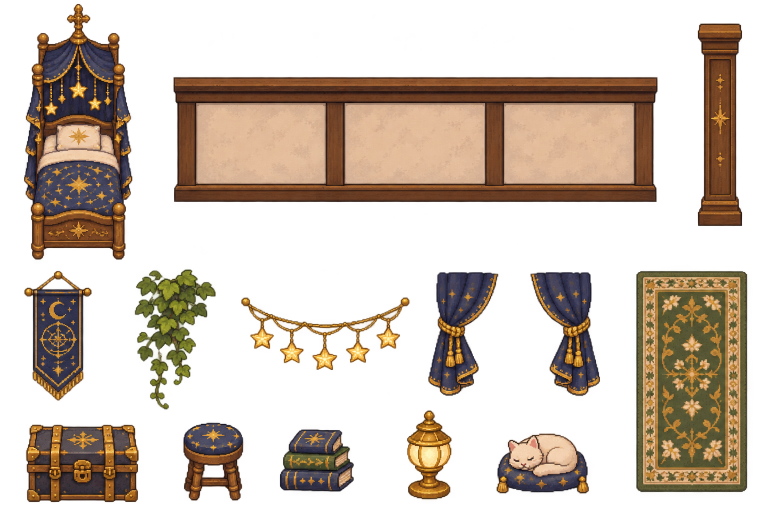
#> input picture Art/CampusGrid/source/room-dorm-fix-decor-original.png, 1536 x 1024 px (shown at 1/2 size)
$ python build_room_decor.py
#> lines starting #> are read from the running program, lines starting #| are printed output that depends on the picture; after the words box and inside, x2 and y2 are one past the last pixel; in counts of white or black regions, pixels touching at a corner belong together
### Art/CampusGrid/build_grid.py
"""Build 32 px terrain tiles and whole-object Unity sprites."""

import argparse
import base64
import hashlib
import io
import json
import re
import sys
from pathlib import Path

from PIL import Image, ImageDraw, ImageOps
from pixel_pipeline.cli import check_image, grid_atlas, save_json
from pixel_pipeline.normal import normal_map, pack_normal_atlas

TILE = 32
ROOT = Path(__file__).resolve().parent
UNITY = ROOT.parents[1] / "Assets/MagicCampus/CampusGrid"
sys.path.insert(0, str(ROOT.parent))
from sprite_grid import pack_frames
from unity_sprite_sheet import write_sprite_meta


def pixelize(image, size, colors=None):
    image = image.convert("RGBA").resize(size, Image.Resampling.BOX)
    alpha = image.getchannel("A").point(lambda value: 255 if value >= 128 else 0)
    if colors is not None:
        if type(colors) is not int or not 2 <= colors <= 256:
            raise ValueError("colors must be an integer in 2..256")
        image = image.convert("RGB").quantize(colors=colors, dither=Image.Dither.NONE).convert("RGBA")
    image.putalpha(alpha)
    return Image.composite(image, Image.new("RGBA", size), alpha)


def write_bytes(path, data):
    if not path.exists() or path.read_bytes() != data:
        path.parent.mkdir(parents=True, exist_ok=True)
        pending = path.with_name(path.name + ".pending")
        pending.write_bytes(data)
        pending.replace(path)


def png_bytes(image):
    buffer = io.BytesIO()
    image.save(buffer, "PNG")
    return buffer.getvalue()


def write_png(path, image):
    write_bytes(path, png_bytes(image))


def read_recipe(path):
    return json.loads(path.read_text(encoding="utf-8-sig"))


# [10 lines left out: functions asset_id, pair, not called in this run]


def require_in_bounds(cells, size, label):
    if any(not (0 <= x < size[0] and 0 <= y < size[1]) for x, y in cells):
        raise ValueError(f"{label} extends outside {size}")


# [23 lines left out: function source_region, not called in this run]


def split_cell(image, x, y):
    left, top = x * TILE, image.height - (y + 1) * TILE
    return image.crop((left, top, left + TILE, top + TILE))


# [291 lines left out: functions register_tile, comparison, build, not called in this run]


# [8 lines that do not run on import are left out]

### Art/CampusGrid/build_room_decor.py
"""Crop generated dorm enrichment without changing the preserved source artwork."""

from pathlib import Path

from PIL import Image

from build_grid import pixelize, write_png

ROOT = Path(__file__).resolve().parent
SOURCE = ROOT / "source/room-dorm-fix-decor-original.png"
OUT = ROOT / "prepared/room-dorm"
# Absolute rectangles in the unchanged 1536x1024 generator output: x,y,w,h.
ASSETS = {
    "canopy-bed-rich": ([44, 3, 226, 523], [64, 96], "right"),
    "moon-banner": ([46, 538, 139, 268], [32, 64], "center"),
    "trailing-ivy": ([266, 538, 169, 282], [32, 64], "center"),
    "star-garland": ([481, 588, 341, 164], [64, 32], "center"),
    "curtain-pair": ([849, 534, 359, 267], [96, 64], "center"),
    "green-runner": ([1268, 538, 233, 452], [32, 128], "stretch"),
    "oak-chest": ([47, 842, 233, 165], [64, 32], "center"),
    "star-stool": ([359, 837, 137, 171], [32, 32], "center"),
    "stacked-books": ([555, 846, 159, 149], [32, 32], "center"),
    "brass-lamp": ([803, 814, 112, 192], [32, 32], "center"),
    "sleeping-cat": ([985, 861, 205, 139], [32, 32], "center"),
}


def build():
    original = Image.open(SOURCE).convert("RGBA")
#> original is the input picture: PIL image 1536x1024 RGBA; mean R, G, B, A 104.9, 77.8, 50.7, 100.7
    OUT.mkdir(parents=True, exist_ok=True)
    for name, (rect, size, align) in ASSETS.items():
        x, y, w, h = rect
        crop = original.crop((x, y, x + w, y + h))
        # Alpha bounding-box avoids invisible RGB in the transparent source gutters.
        visible = crop.getchannel("A").point(lambda a: 255 if a >= 128 else 0).getbbox()
        crop = crop.crop(visible)
        scale = min(size[0] / crop.width, size[1] / crop.height)
        dimensions = tuple(size) if align == "stretch" else (max(1, round(crop.width * scale)), max(1, round(crop.height * scale)))
        sprite = pixelize(crop, dimensions, 48)
        canvas = Image.new("RGBA", tuple(size))
        offset = (size[0] - dimensions[0] if align == "right" else (size[0] - dimensions[0]) // 2, size[1] - dimensions[1])
        canvas.alpha_composite(sprite, offset)
        write_png(OUT / (name + ".png"), canvas)
#> this loop made 11 passes
#> visible on passes 1 to 11: (4, 5, 221, 516), (3, 4, 137, 263), (4, 1, 165, 281), (2, 7, 338, 152), (8, 11, 351, 258), (5, 4, 226, 446), (5, 8, 230, 162), (8, 9, 127, 164), (5, 13, 152, 137), (11, 7, 100, 184), (8, 6, 193, 126)
#> pass 1, in build, `crop = original.crop((x, y, x + w, y + h))`:
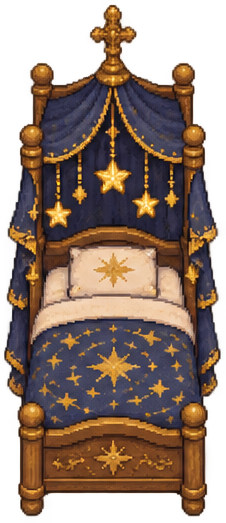
#> crop: PIL image 226x523 RGBA; mean R, G, B, A 105.2, 75.8, 55.2, 176; transparent parts drawn white
#> pass 1, in pixelize, `alpha = image.getchannel("A").point(lambda value: 255 if value >= 128 ..`:
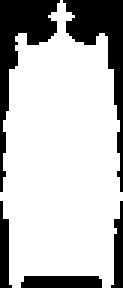
#> alpha: PIL image 41x96 L (shown 3 times larger); 74.4% white; 5 black regions, box (x1, y1, x2, y2) and area: (0, 0, 20, 64) 379, (21, 0, 41, 64) 372, (7, 92, 34, 96) 105, (0, 67, 4, 96) 76, (37, 67, 41, 96) 74
#> after the loop:
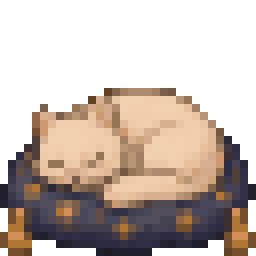
#> canvas: PIL image 32x32 RGBA (shown 8 times larger); mean R, G, B, A 77.8, 64.3, 55.8, 133.2; transparent parts drawn white
#> after the loop:
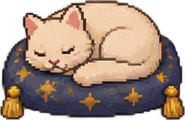
#> crop: PIL image 185x120 RGBA; mean R, G, B, A 143.9, 117.9, 100.9, 199.6; transparent parts drawn white
    for name, rect, size in [
        ("wall-panel-rich", [348, 154, 968, 251], [384, 64]),
        ("timber-post-rich", [1395, 47, 90, 408], [32, 224]),
    ]:
        x, y, w, h = rect
        write_png(OUT / (name + ".png"), pixelize(original.crop((x, y, x + w, y + h)), tuple(size), 48))
#> this loop made 2 passes
#> pass 1, in pixelize (call 12), `alpha = image.getchannel("A").point(lambda value: 255 if value >= 128 ..`:
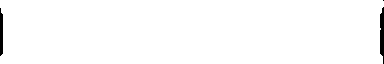
#> alpha: PIL image 384x64 L; 98.7% white; 3 black regions (1 under 20 px), largest, box (x1, y1, x2, y2) and area: (380, 7, 384, 64) 185, (0, 8, 3, 56) 130
    # Four plank courses per native tile, cropped away from all perimeter walls.
    # This is a crop of the existing generated base, not newly painted artwork.
    base = Image.open(ROOT / "source/room-dorm-base-original.png").convert("RGBA")
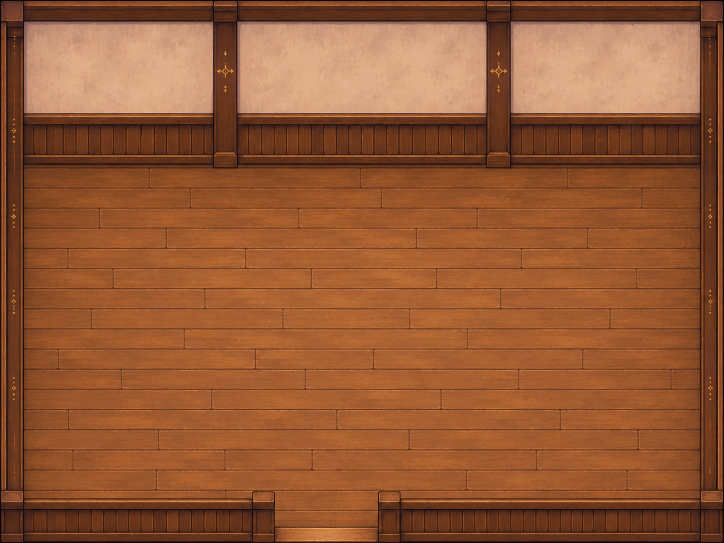
#> input picture Art/CampusGrid/source/room-dorm-base-original.png, 1448 x 1086 px (shown at 1/2 size)
    floor_rect = [620, 458, 320, 160]
    x, y, w, h = floor_rect
    write_png(OUT / "oak-floor-native.png", pixelize(base.crop((x, y, x + w, y + h)), (32, 32), 48))
#> in pixelize (call 14), `image = image.convert("RGBA").resize(size, Image.Resampling.BOX)`:
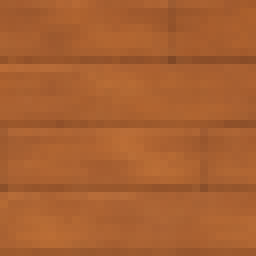
#> image: PIL image 32x32 RGBA (shown 8 times larger); mean R, G, B, A 168.8, 96.5, 49, 255
#> in pixelize (call 14), `alpha = image.getchannel("A").point(lambda value: 255 if value >= 128 ..`: alpha: PIL image 32x32 L; every value is 255
    print("Prepared 14 dorm enrichment assets.")


if __name__ == "__main__":
    build()
